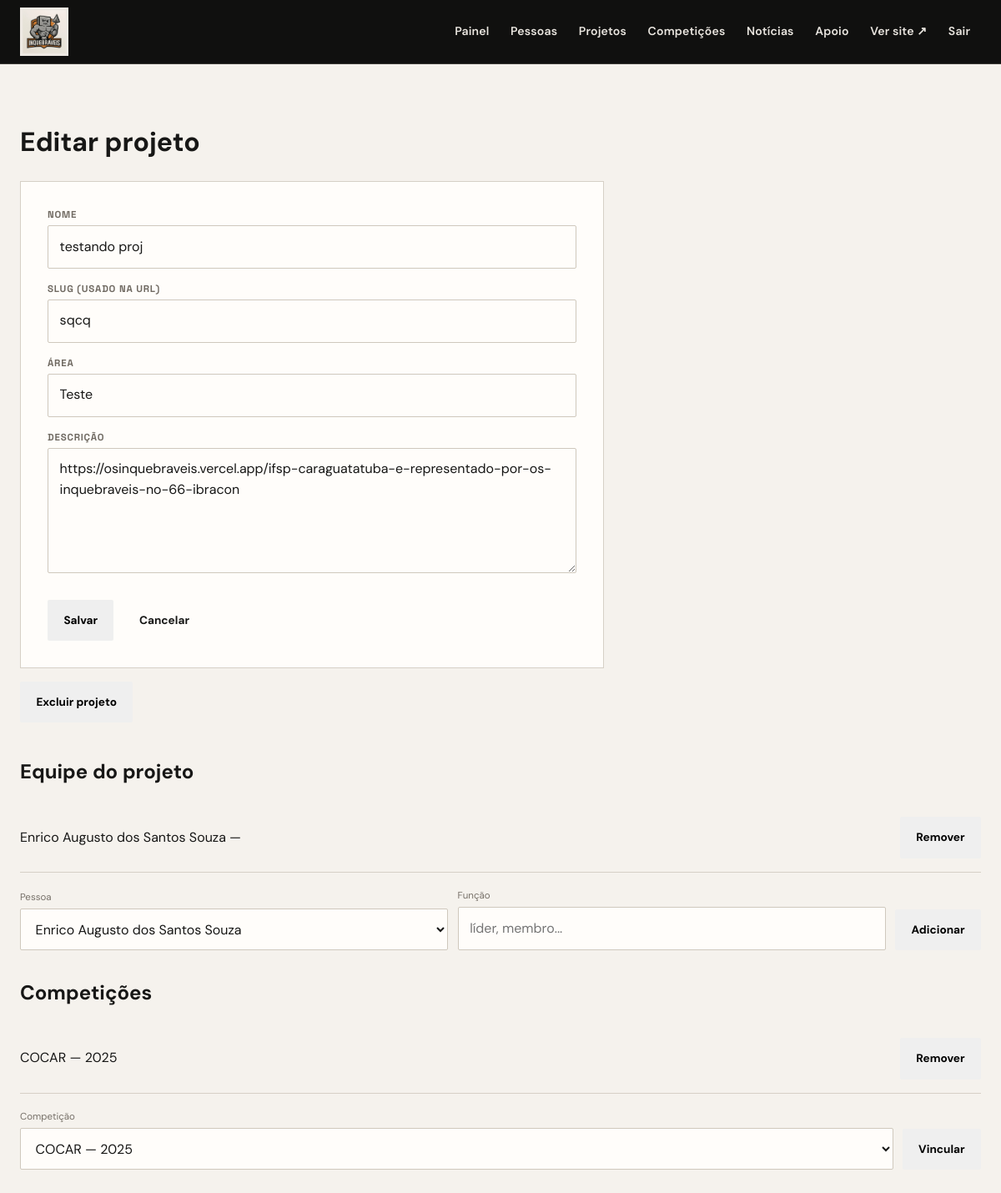
/admin/projetos/1/editar (signed in), run on the app's committed database.
### models.py (models this page shows)
class Projeto(db.Model):
    __tablename__ = "projeto"
    id = db.Column(
        db.Integer,
        primary_key=True
    )
    nome = db.Column(
        db.String(120),
        nullable=False
    )
    slug = db.Column(
        db.String(120),
        unique=True,
        nullable=False
    )
    area = db.Column(
        db.String(120)
    )
    descricao = db.Column(
        db.Text
    )
    competicoes = db.relationship(
        "Competicao",
        secondary=projeto_competicao,
        back_populates="projetos"
    )
    pessoas_assoc = db.relationship(
        "PessoaProjeto",
        back_populates="projeto",
        cascade="all, delete-orphan"
    )

class PessoaProjeto(db.Model):
    __tablename__ = "pessoa_projeto"
    pessoa_id = db.Column(
        db.Integer,
        db.ForeignKey("pessoa.id"),
        primary_key=True
    )
    projeto_id = db.Column(
        db.Integer,
        db.ForeignKey("projeto.id"),
        primary_key=True
    )
    funcao = db.Column(db.String(120))
    pessoa = db.relationship(
        "Pessoa",
        back_populates="projetos_assoc"
    )
    projeto = db.relationship(
        "Projeto",
        back_populates="pessoas_assoc"
    )

class Pessoa(db.Model):
    __tablename__ = "pessoa"
    id = db.Column(
        db.Integer,
        primary_key=True
    )
    nome = db.Column(
        db.String(120),
        nullable=False
    )
    Setor = db.Column(
        db.String(120)
    )
    Cargo = db.Column(
        db.String(120)
    )
    email = db.Column(
        db.String(120)
    )
    resumo = db.Column(
        db.Text
    )
    linkedin_url = db.Column(
        db.String(255)
    )
    github_url = db.Column(
        db.String(255)
    )
    lattes_url = db.Column(
        db.String(255)
    )
    portfolio_url = db.Column(
        db.String(255)
    )
    projetos_assoc = db.relationship(
        "PessoaProjeto",
        back_populates="pessoa",
        cascade="all, delete-orphan"
    )
    competicoes_assoc = db.relationship(
        "PessoaCompeticao",
        back_populates="pessoa",
        cascade="all, delete-orphan"
    )

class Competicao(db.Model):
    __tablename__ = "competicao"
    id = db.Column(
        db.Integer,
        primary_key=True
    )
    categoria = db.Column(
        db.String(120)
    )
    ano = db.Column(
        db.Integer
    )
    congresso = db.Column(
        db.String(120)
    )
    projetos = db.relationship(
        "Projeto",
        secondary=projeto_competicao,
        back_populates="competicoes"
    )
    pessoas_assoc = db.relationship(
        "PessoaCompeticao",
        back_populates="competicao",
        cascade="all, delete-orphan"
    )

### admin_routes.py (the view, shortened to what this page needs)
    @app.route("/admin/projetos/<int:projeto_id>/editar", methods=["GET", "POST"])
    @login_required
    def admin_editar_projeto(projeto_id):
        projeto = Projeto.query.get_or_404(projeto_id)
        return render_template(
            "admin/projeto_form.html",
            projeto=projeto,
            pessoas=Pessoa.query.all(),
            competicoes=Competicao.query.all(),
        )

### auth.py (called while the page is built)
def login_required(view):
    @wraps(view)
    def wrapped(*args, **kwargs):
        if not session.get("admin_logado"):
            return redirect(url_for("admin_login"))
        return view(*args, **kwargs)
    return wrapped

### templates/admin/projeto_form.html (shortened to what this page needs)
{% extends "admin/base.html" %}
{% block conteudo %}
  <h1>{{ "Editar projeto" if projeto else "Novo projeto" }}</h1>
  <form class="admin-form" method="post">
    <label for="nome">Nome</label>
    <input type="text" id="nome" name="nome" value="{{ projeto.nome if projeto else '' }}" required>
    <label for="slug">Slug (usado na URL)</label>
    <input type="text" id="slug" name="slug" value="{{ projeto.slug if projeto else '' }}" required>
    <label for="area">Área</label>
    <input type="text" id="area" name="area" value="{{ projeto.area if projeto else '' }}" placeholder="TI, Engenharia, Concreto, Dosagem..." required>
    <label for="descricao">Descrição</label>
    <textarea id="descricao" name="descricao">{{ projeto.descricao if projeto else '' }}</textarea>
    <div class="acoes">
      <button class="btn" type="submit">Salvar</button>
      <a class="btn btn-secundario" href="{{ url_for('admin_lista_projetos') }}">Cancelar</a>
    </div>
  </form>
  {% if projeto %}
    <form method="post" action="{{ url_for('admin_excluir_projeto', projeto_id=projeto.id) }}" style="margin-top:1rem"
          onsubmit="return confirm('Excluir este projeto?');">
      <button class="btn btn-perigo btn-small" type="submit">Excluir projeto</button>
    </form>
    <h2 style="margin-top:2.5rem">Equipe do projeto</h2>
    {% for vinculo in projeto.pessoas_assoc %}
      <div class="linha-inline">
        <span>{{ vinculo.pessoa.nome }} — {{ vinculo.funcao }}</span>
        <form method="post" action="{{ url_for('admin_remove_membro_projeto', projeto_id=projeto.id, pessoa_id=vinculo.pessoa_id) }}">
          <button class="btn btn-perigo btn-small" type="submit">Remover</button>
        </form>
      </div>
    {% else %}
      <p>Nenhum membro vinculado ainda.</p>
    {% endfor %}
    <form class="form-adicionar" method="post" action="{{ url_for('admin_add_membro_projeto', projeto_id=projeto.id) }}">
      <div>
        <label for="pessoa_id">Pessoa</label>
        <select id="pessoa_id" name="pessoa_id" required>
          {% for pessoa in pessoas %}<option value="{{ pessoa.id }}">{{ pessoa.nome }}</option>{% endfor %}
        </select>
      </div>
      <div>
        <label for="funcao">Função</label>
        <input type="text" id="funcao" name="funcao" placeholder="líder, membro...">
      </div>
      <button class="btn btn-small" type="submit">Adicionar</button>
    </form>
    <h2 style="margin-top:2rem">Competições</h2>
    {% for competicao in projeto.competicoes %}
      <div class="linha-inline">
        <span>{{ competicao.categoria }} — {{ competicao.ano }}</span>
        <form method="post" action="{{ url_for('admin_remove_competicao_projeto', projeto_id=projeto.id, competicao_id=competicao.id) }}">
          <button class="btn btn-perigo btn-small" type="submit">Remover</button>
        </form>
      </div>
    {% else %}
      <p>Nenhuma competição vinculada ainda.</p>
    {% endfor %}
    <form class="form-adicionar" method="post" action="{{ url_for('admin_add_competicao_projeto', projeto_id=projeto.id) }}">
      <div>
        <label for="competicao_id">Competição</label>
        <select id="competicao_id" name="competicao_id" required>
          {% for competicao in competicoes %}<option value="{{ competicao.id }}">{{ competicao.categoria }} — {{ competicao.ano }}</option>{% endfor %}
        </select>
      </div>
      <button class="btn btn-small" type="submit">Vincular</button>
    </form>
  {% endif %}
{% endblock %}

### static/css/style.css (style rules this page uses)
:root { --ink:#171716; --ink-2:#2b2719; --paper:#f5f2ed; --paper-2:#ebe7df; --white:#fffdfa; --line:#d6d0c6; --line-dark:#45423d; --orange:#c86f2e; --orange-2:#e28a42; --muted:#777169; --shadow:0 20px 50px rgba(20,18,15,.09); --radius:3px; --max:1180px; }
* { box-sizing:border-box }
html { scroll-behavior:smooth }
body { margin:0;background:var(--paper);color:var(--ink);font-family:"DM Sans",system-ui,sans-serif;line-height:1.55 }
a { color:inherit }
button,input,select,textarea { font:inherit }
.btn { display:inline-flex;align-items:center;justify-content:center;gap:.55rem;border:1px solid transparent;border-radius:2px;padding:.82rem 1.15rem;text-decoration:none;font-weight:700;font-size:.85rem;cursor:pointer;transition:transform .2s,background .2s,border-color .2s }
.admin-shell { min-height:100vh }
.admin-form { max-width:700px;padding:2rem;background:var(--white);border:1px solid var(--line) }
.admin-form label { display:block;margin:1.1rem 0 .35rem;font:700 .72rem "Space Grotesk";text-transform:uppercase;letter-spacing:.07em;color:#6f6961 }
.admin-form label:first-child { margin-top:0 }
.admin-form input,.admin-form select,.admin-form textarea,.form-adicionar input,.form-adicionar select { width:100%;padding:.78rem .85rem;border:1px solid #cfc8bd;border-radius:2px;background:#fffdfa;color:var(--ink);outline:none }
.admin-form textarea { min-height:150px;resize:vertical }
.admin-form .acoes { display:flex;gap:.7rem;margin-top:1.5rem }
.linha-inline { display:flex;align-items:center;justify-content:space-between;gap:1rem;padding:1rem 0;border-bottom:1px solid var(--line) }
.form-adicionar { display:flex;gap:.7rem;align-items:end;margin:1.2rem 0 2rem;flex-wrap:wrap }
.form-adicionar>div { min-width:180px;flex:1 }
.form-adicionar label { display:block;margin-bottom:.3rem;color:#777169;font-size:.72rem }

### data on the page
Projeto: nome "testando proj", slug "sqcq", area "Teste", descricao "https://osinquebraveis.vercel.app/ifsp-caraguatatuba-e-representado-por-os-inquebraveis-no-66-ibracon"
PessoaProjeto: pessoa.nome "Enrico Augusto dos Santos Souza"
Competicao: categoria "COCAR", ano "2025"

### other printed values
{{ "Editar projeto" if projeto else "Novo projeto" }} "Editar projeto"
form field pessoa_id "Enrico Augusto dos Santos Souza"
form field competicao_id "COCAR — 2025"
